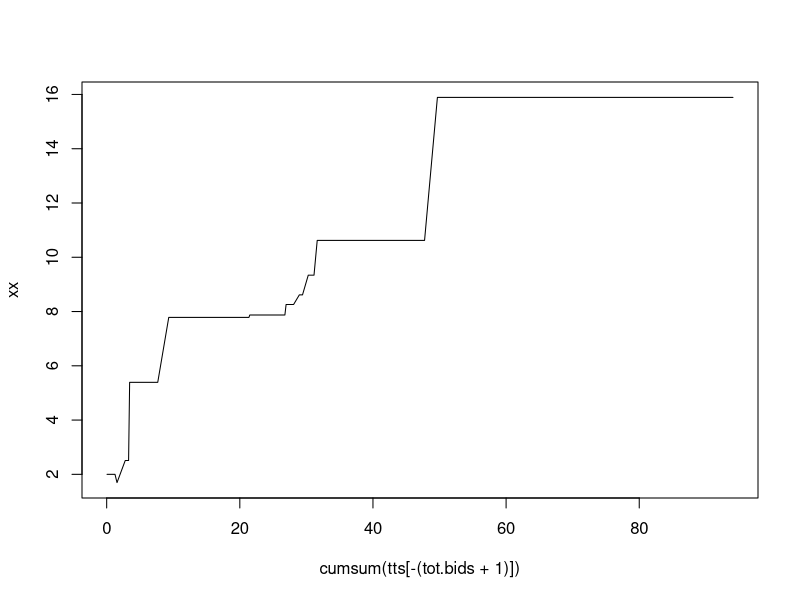
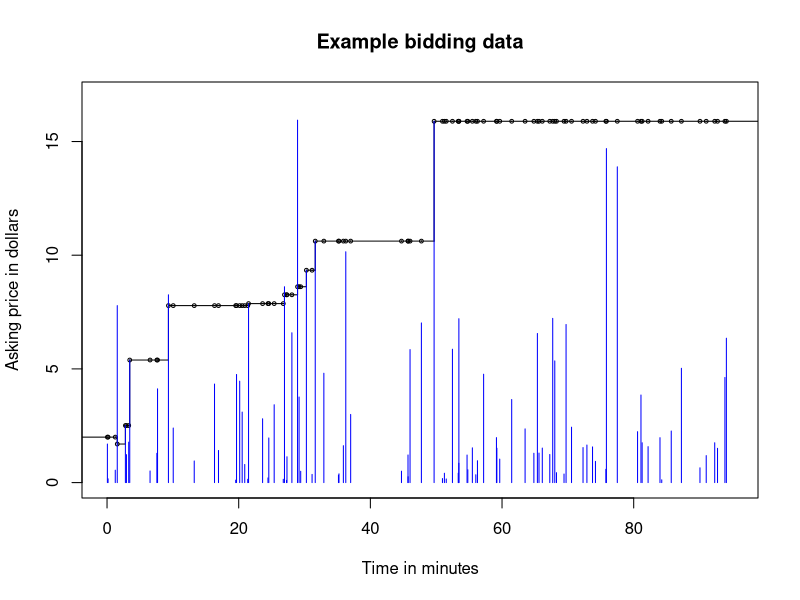

The R source for these figures, in order: (Note: this script raises an error after producing the figures.)
rm(list=ls())
##New EM
# rep.no<- 50
data <-matrix(0, ncol=4, nrow=0)
para1<- 3
para2<- 100
library(rmutil)

tot.bids<- 100

second.cummax <- function(x, r){
  n <- length(x)
  y <- rep(0,n)
  y[1] <- r
  f <- cummax(x)
  for(i in 2:n){
    if((x[i]< y[i-1]) || (x[i] <r)){
      y[i] <- y[i-1]
    }else if(x[i]>f[i-1]){
      y[i] <- f[i-1]
    }else{
      y[i] <- x[i]
    }
  }
  return(y)
}


tts <- rexp(rate=1, tot.bids)
sum(tts)

yy <- rpareto(tot.bids, m= para1, s=para2)
xx<- second.cummax(yy,2)
inds <- 2:tot.bids
inds<- inds[diff(xx)>0]

inds.bid <- c(1,inds, tot.bids+1)
tts[tot.bids+1] = 1

final.jump.inds <- c(1,inds)

wait.jump.time <- c(diff(cumsum(tts)[inds.bid]))
# wait.jump.time <- diff(cumsum(tts)[inds.bid])
wait.bids <- diff(inds.bid)
temp.d <- cbind(xx[final.jump.inds], wait.jump.time, wait.bids,final.jump.inds)
colnames(temp.d) <- c("rec.value", "wait.time", "wait.bids", "jump.inds")

data <- rbind(data,temp.d)
cbind(yy,xx, tts[-(tot.bids+1)],cumsum(tts[-(tot.bids+1)]))
plot( cumsum(tts[-(tot.bids+1)]), xx, type="l")

time.cum <- cumsum(tts[-(tot.bids+1)])

plot.xx<- xx
plot.yy<- yy
zz<- stepfun(time.cum, c(2,plot.xx), ties = "ordered", right = FALSE)
plot(zz, cex.points= .5, xlim=c(0,sum(tts)), ylim = c(0,max(yy)+1), xlab="Time in minutes", ylab="Asking price in dollars", main="Example bidding data")
for(ii in 1:tot.bids){
  segments(time.cum[ii], 0, time.cum[ii], plot.yy[ii], col="blue")
}
# save.image("bidexample.Rdata")
# 
# 
# load("bidexample.Rdata")



# plot(cumsum(data[,2]),data[,1], xlim=c(0, sum(tts)))

# out.split[[ii]] <- Est.func(temp.d)
# MLE.split[[ii]] <- approxfun(x= out.split[[ii]][,1], y= out.split[[ii]][,2], yleft = 0, yright = 1, ties= mean)

# F.delta.temp <- Del.to.F(temp.d[,3])
#  Delta.split[[ii]] <- approxfun(x= temp.d[,1], y= F.delta.temp, yleft = 0, yright = 1, ties= mean)

# plot(out.split[[ii]], xlim=c(0, 50), ylim=c(0,1))
# lines(1:40, MLE.split[[ii]](1:40))
# lines(1:40, Delta.split[[ii]](1:40), col="red")
# lines(temp.d[,1], ppareto(temp.d[,1], m=para1, s=para2), type="l", col="blue")

############################################################################
## toy examples
############################################################################

rm(list=ls())

second_cummax <- function(x, r){
  if(sum(r <= x) == 0){ ## M=O=1
    # return(NaN)
    return(rep(r, length(x))) # just for plotting purpose
  } else if( sum(r <= x) == 1){ ## M=0,O=1. SHOULD NOT BE DELTETED: first jump
    return(rep(r, length(x)))
  } else if( sum(r<= x) >= 2){ ## M>=1,O=1
    y <- c(r, rep(0,length(x))) # Observed (repeated) 2nd price vector of length = no. of bids
    for (ii in 1:length(x)){
      if(y[ii] >= x[ii]){ ## selling price not changed
        y[ii+1] <- y[ii]
      } else { 
        temp_2nd_max <- sort(c(r,x[1:ii]), ## from unobserved data
                             decreasing = TRUE)[2]
        y[ii+1] <- temp_2nd_max
      }
    }# END of xx
    return(y[-1])
  }
}

# ## lambda=1, tau=10
# tts <- rexp(rate=1, 30)
# U_N <- max(which(cumsum(tts)<10))
# tts <- round(tts[1:U_N],3)
# ## uniform
# xx <- sample(1:25, U_N, replace=TRUE)
# # xx <- sample(1:15, U_N, replace=TRUE)

example_orig=list(auction1=list(r_k=10,xx=c(12,6,9,15,11,19,5,2,23,17),tts=c(1.099,0.264,1.106,0.155,0.184,3.176,0.620,0.268,1.435,0.106)),
                 auction2=list(r_k=5,xx=c(16,1,18,11,16,3,20,2,25,8,14,17,25),tts=c(0.241,0.624,0.819,0.390,1.926,0.723,1.033,0.188,0.994,0.061,1.985,0.197,0.084)),
                 auction3=list(r_k=13,xx=c(8,6,3,3,11,10,6,18,4,3,8,10),tts=c(1.117,0.253,0.462,0.299,0.906,1.836,1.733,0.315,1.281,0.445,0.257,0.163)),
                 auction4=list(r_k=17,xx=c(7,8,4,2,15,12,4,10,3,3,6,15),tts=c(0.090,1.231,0.292,0.827,0.437,0.554,1.604,1.156,1.481,0.357,0.015,1.436)))

pdf("Plots/example_plot.pdf", width=8, height=4)
par(mfrow=c(2,2), mar=c(4,4,2,2), mgp=c(2,0.5,0))

for (i in 1:4) {
  xx <- example_orig[[i]]$xx
  yy <- second_cummax(xx, example_orig[[i]]$r_k)
  time.cum <- cumsum(example_orig[[i]]$tts)
  plot.xx<- xx
  plot.yy<- yy
  zz<- stepfun(time.cum, c(example_orig[[i]]$r_k,plot.yy), ties = "ordered", right = FALSE)
  plot(zz, cex.points= .5, xlim=c(0,10), ylim = c(0,26), xlab="Time in days", ylab="Asking price in dollars", main=paste0("Example bidding data in Acution ",i))
  for(ii in 1:length(time.cum)){
    segments(time.cum[ii], 0, time.cum[ii], plot.xx[ii], col="blue")
  }
}
dev.off()          
